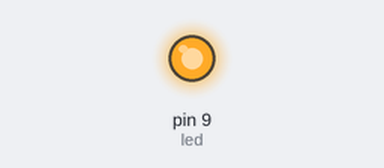
Bench run of a sketch on a simulated Arduino Uno, built with avr-gcc and run on an emulated ATmega328P. Parts: output pins drawn as LEDs (lit = HIGH).

Above: at 0.05 s.
At 2.0 s:
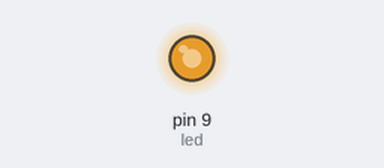
At 3.0 s:
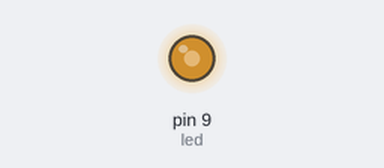
At 4.0 s:
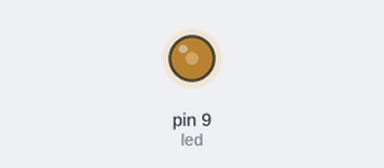
Timing chart, 0 to 7.8 s (numbered marks = the images above):
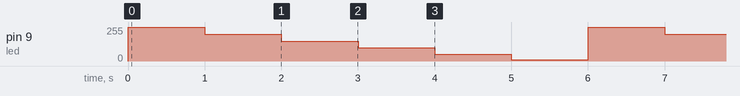

Measured:
- by itself, pin 9 (led): repeats every 6.0 s: 200/255 1.0 s, 150/255 1.0 s, 100/255 1.0 s, 50/255 1.0 s, 10/255 1.0 s, 255/255 1.0 s

The sketch:

varyintensity.ino
```cpp
int led = 9;

int dim = 255;
int dim1 = 200;
int dim2 = 150;
int dim3 = 100;
int dim4 = 50;
int dim5 = 10;
int pah = 1000;


void setup() {
  // put your setup code here, to run once:
  pinMode(led, OUTPUT);

}

void loop() {
  // put your main code here, to run repeatedly:

  analogWrite(led, dim);
  delay(pah);
  analogWrite(led, dim1);
  delay(pah);
  analogWrite(led, dim2);
  delay(pah);
  analogWrite(led, dim3);
  delay(pah);
  analogWrite(led, dim4);
  delay(pah);
  analogWrite(led, dim5);
  delay(pah);


}
```
